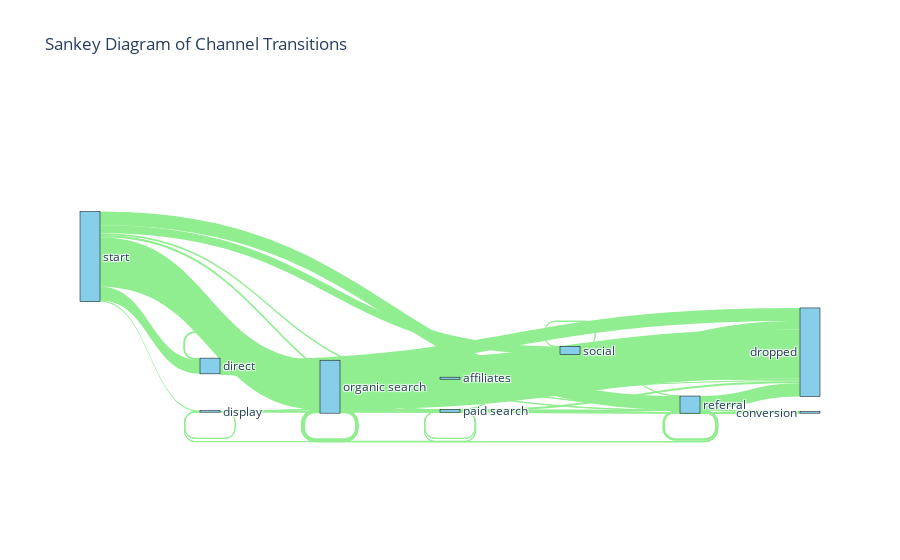

The cell this chart's notebook holds for it:
### Markdown cell above
## Transition Funnel Overview

### Code cell
viz.plot_sankey_from_matrix(count_df)

### Figure 1 — Plotly figure (JSON) as saved in the notebook; plotly's stock layout.template omitted (floating-point values rounded to 4 significant figures)
{"data": [{"link": {"color": "lightgreen", "source": [0, 0, 0, 0, 0, 0, 0, 1, 1, 2, 2, 2, 2, 2, 2, 2, 2, 3, 3, 3, 3, 3, 4, 4, 4, 4, 4, 4, 4, 4, 5, 5, 5, 5, 5, 5, 6, 6, 6, 6, 6, 7, 7, 7], "target": [1, 2, 3, 4, 5, 6, 7, 1, 9, 1, 2, 4, 5, 6, 7, 8, 9, 3, 4, 5, 8, 9, 1, 3, 4, 5, 6, 7, 8, 9, 4, 5, 6, 7, 8, 9, 4, 5, 6, 8, 9, 6, 7, 9], "value": [47, 355, 28, 1255, 55, 353, 200, 3, 49, 1, 45, 1, 1, 7, 3, 8, 334, 9, 1, 1, 1, 27, 1, 2, 77, 2, 7, 3, 5, 1249, 9, 9, 1, 1, 1, 49, 3, 2, 67, 27, 337, 1, 6, 206]}, "node": {"color": "skyblue", "label": ["start", "affiliates", "direct", "display", "organic search", "paid search", "referral", "social", "conversion", "dropped"], "line": {"color": "black", "width": 0.5}, "pad": 15, "thickness": 20}, "type": "sankey"}], "layout": {"font": {"size": 12}, "title": {"text": "Sankey Diagram of Channel Transitions"}}}
